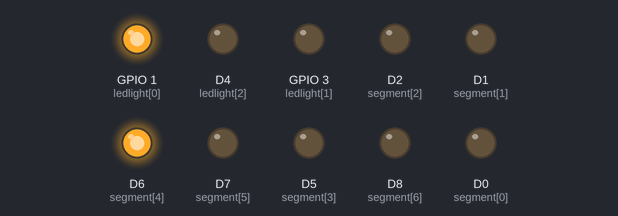
A sketch run on a simulated ESP8266 (NodeMCU). On the bench: output pins drawn as LEDs (lit = HIGH).

Above: at 0.1 s.
At 4.1 s:
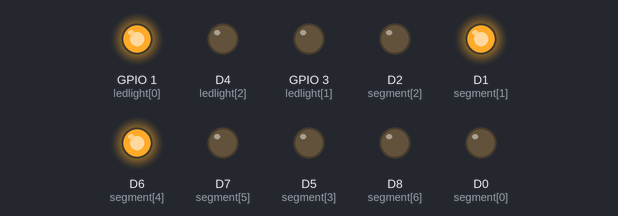
At 9.1 s:
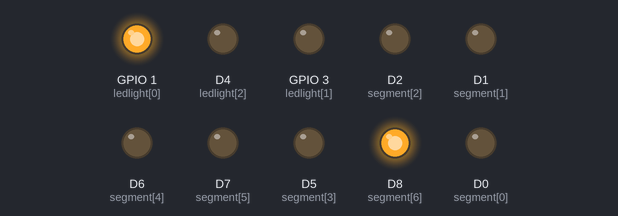
At 19.1 s:
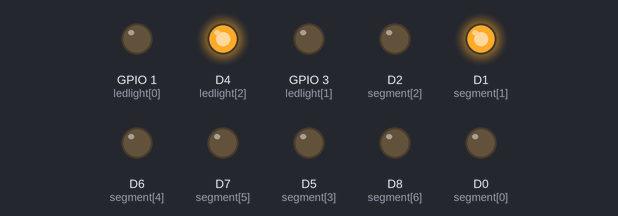
At 29.1 s:
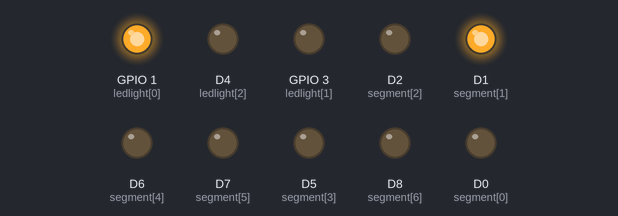
At 39.1 s:
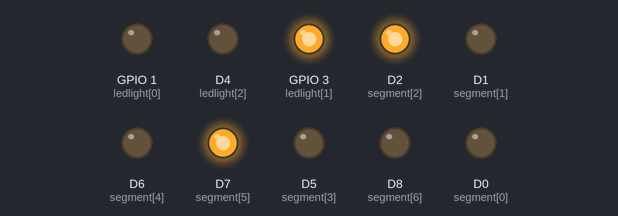
Timing chart, 0 to 40.0 s (numbered marks = the images above):
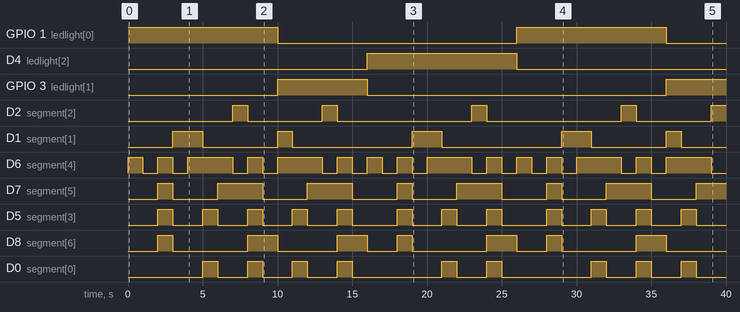

The sketch:

TRAFFIC_LIGHT.ino
```cpp
int segment[7]={D0,D1,D2,D5,D6,D7,D8},digits[10] = {0X90,0X80,0XF8,0X82,0X92,0X99,0XB0,0xA4,0xF9,0xC0},ledlight[3]={1,3,D4};
void setup() {
  led();
  segmentdigits();
}

void loop(){
  digitalWrite(1,HIGH);
  sevendisplay();
  digitalWrite(1,LOW);
  digitalWrite(3,HIGH);
  yellowdisplay();
  digitalWrite(3,LOW);
  digitalWrite(D4,HIGH);
  sevendisplay();
  digitalWrite(D4,LOW);
}

void led(){
  for(int d=0;d<3;d++){
    pinMode(ledlight[d],OUTPUT);
  }
}

void segmentdigits(){
  for(int k=0;k<7;k++){
    pinMode(segment[k],OUTPUT);
  }
}

void sevendisplay(){
  for(int i=0;i<10;i++){
  for(int j=0;j<7;j++){
    digitalWrite(segment[j],(digits[i]>>j)&1);
  }
  delay(1000);
 }
}

void yellowdisplay(){
  for(int i=4;i<10;i++){
  for(int j=0;j<7;j++){
    digitalWrite(segment[j],(digits[i]>>j)&1);
  }
  delay(1000);
 }
}
```

Measured:
- by itself, GPIO 1 (ledlight[0]): alternates HIGH for 10.0 s and LOW for 16.0 s
- by itself, D4 (ledlight[2]): LOW → HIGH at 16.0 s, → LOW 10.0 s later
- by itself, GPIO 3 (ledlight[1]): LOW → HIGH at 10.0 s, → LOW 6.0 s later, → HIGH 20.0 s later
- by itself, D2 (segment[2]): LOW → HIGH at 7.0 s, → LOW 1.0 s later, → HIGH 5.0 s later, → LOW 1.0 s later, … (9 changes in this stretch)
- by itself, D1 (segment[1]): LOW → HIGH at 3.0 s, → LOW 2.0 s later, → HIGH 5.0 s later, → LOW 1.0 s later, … (10 changes in this stretch)
- by itself, D6 (segment[4]): LOW → HIGH at 0.00 s, → LOW 1.0 s later, → HIGH 1.0 s later, → LOW 1.0 s later, … (30 changes in this stretch)
- by itself, D7 (segment[5]): LOW → HIGH at 2.0 s, → LOW 1.0 s later, → HIGH 3.0 s later, → LOW 3.0 s later, … (15 changes in this stretch)
- by itself, D5 (segment[3]): LOW → HIGH at 2.0 s, → LOW 1.0 s later, → HIGH 2.0 s later, → LOW 1.0 s later, … (24 changes in this stretch)
